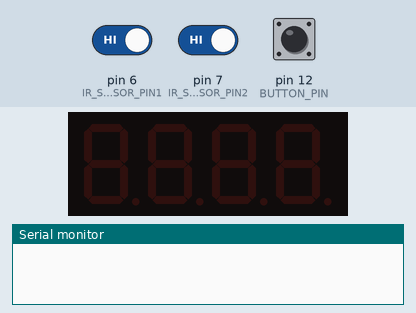
This sketch was run on a simulated Arduino Uno, built with avr-gcc and run on an emulated ATmega328P. Shown: 4-digit seven-segment display, the last lines printed to the serial monitor. The test bench sets the inputs (shaded band); at power-on: pin 12 (BUTTON_PIN) LOW, pin 6 (IR_SENSOR_PIN1) HIGH, pin 7 (IR_SENSOR_PIN2) HIGH.

Above: at 1.2 s.
1.3 s: pin 12 (BUTTON_PIN) pulled HIGH for 0.15 s
At 1.45 s:
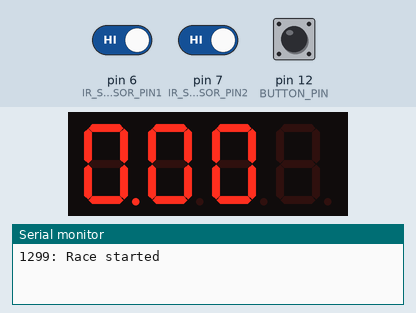
2.9 s: pin 6 (IR_SENSOR_PIN1) driven LOW
At 2.9 s:
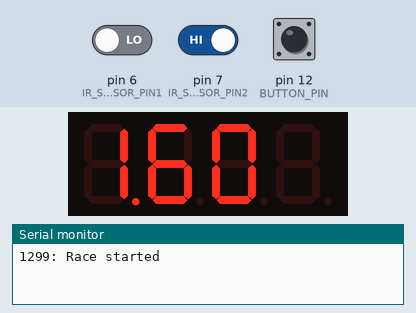
Timing chart, 0 to 5.9 s (numbered marks = the images above; inputs shaded):
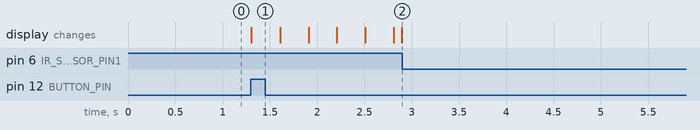

Measured:
- after the input at 1.3 s, the display: changes at once (image 1)

The sketch:

hotwheels.ino
```cpp
#include <Wire.h>
#include <Adafruit_GFX.h>

#include "Adafruit_LEDBackpack.h"

Adafruit_7segment matrix = Adafruit_7segment();

const int IR_SENSOR_PIN1 = 6;
const int IR_SENSOR_PIN2 = 7;
const int BUTTON_PIN = 12;

class Race {
  unsigned long start_ms;
  unsigned long end_ms;

public:

  Race() {
    start_ms = 0;
    end_ms = 0;
  }

  void start() {
    start_ms = millis();
  }

  void end() {
    end_ms = millis();
  }

  bool in_progress() {
    return start_ms != 0 && end_ms == 0;
  }

  int elapsed_ms() {
    return millis() - start_ms;
  }
};

class Log {
public:
  static void info(String msg) {
    Serial.println(millis() + (String) ": " + msg);
  }
};

class State {
  int button_state;
  int ir_sensor_state1;
  int ir_sensor_state2;

public:

  State() {
    button_state = digitalRead(BUTTON_PIN);
    ir_sensor_state1 = digitalRead(IR_SENSOR_PIN1);
    ir_sensor_state2 = digitalRead(IR_SENSOR_PIN2);
  }

  bool beam_broken() {
    return ir_sensor_state1 == LOW || ir_sensor_state2 == LOW;
  }

  bool button_pressed(State prev) {
    return button_state == HIGH && prev.button_state == LOW;
  }
};

void setup()  {
  pinMode(IR_SENSOR_PIN1, INPUT);
  pinMode(IR_SENSOR_PIN2, INPUT);
  pinMode(BUTTON_PIN, INPUT);

  digitalWrite(IR_SENSOR_PIN1, HIGH);
  digitalWrite(IR_SENSOR_PIN2, HIGH);

  matrix.begin(0x70);

  Serial.begin(9600);
}

void write_display(int elapsed_ms) {
  matrix.println(String(elapsed_ms / 1000.0, 2));
  matrix.writeDisplay();
}

State previous_state;
State current_state;
Race race;

void loop() {
  current_state = State();

  if (!race.in_progress() && current_state.button_pressed(previous_state)) {
    Log::info("Race started");
    race = Race();
    race.start();
    goto NEXT;
  }

  if (race.in_progress() && current_state.button_pressed(previous_state)) {
    Log::info("Race reset");
    race = Race();
    goto NEXT;
  }

  if (race.in_progress() && current_state.beam_broken()) {
    Log::info("Race ended");
    race.end();
    goto NEXT;
  }

  if (race.in_progress()) {
    write_display(race.elapsed_ms());
    goto NEXT;
  }

NEXT:
  previous_state = current_state;
}
```
